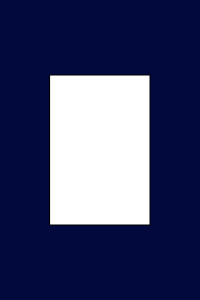
Frame 1 (no input)
Frame 60 (no input): identical to frame 1, image omitted
Frame 120 (the mouse pressed at the canvas centre since frame 60): identical to frame 1, image omitted

The p5.js sketch that drew this single still picture (run headless with seeded random() and noise() and a simulated clock; from frame 60 on, the mouse is pressed at the canvas centre):

// p5.js sketch
// ── sketch.js
// function mouseMoved() {
//   console.log(`Mouse X: ${mouseX}, Mouse Y: ${mouseY}`);
// }

function setup() {
  createCanvas(200, 300);
  rectMode(CENTER);
}

function draw() {
  background(1, 9, 61);
  fill(255);
  rect(width/2,height/2,width/2,height/2);
}
